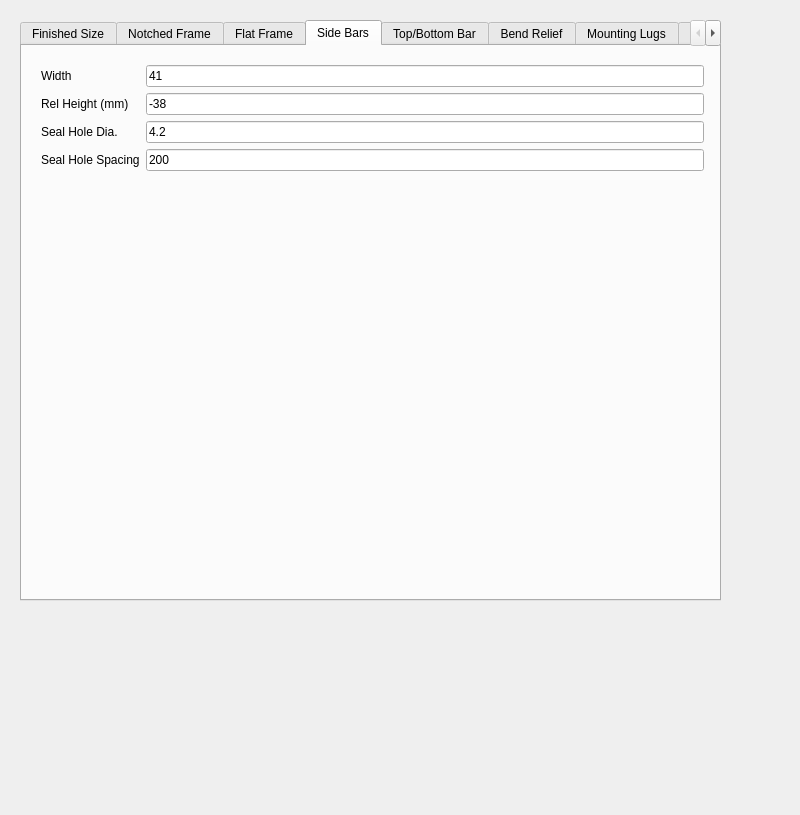
<?xml version="1.0" encoding="UTF-8"?>
<ui version="4.0">
 <class>Form</class>
 <widget class="QWidget" name="Form">
  <property name="geometry">
   <rect>
    <x>0</x>
    <y>0</y>
    <width>800</width>
    <height>815</height>
   </rect>
  </property>
  <property name="minimumSize">
   <size>
    <width>800</width>
    <height>500</height>
   </size>
  </property>
  <property name="windowTitle">
   <string>Form</string>
  </property>
  <property name="toolTip">
   <string extracomment="Hole clearance will be added to this value"/>
  </property>
  <widget class="QTabWidget" name="tabWidget">
   <property name="geometry">
    <rect>
     <x>20</x>
     <y>20</y>
     <width>701</width>
     <height>581</height>
    </rect>
   </property>
   <property name="currentIndex">
    <number>3</number>
   </property>
   <widget class="QWidget" name="tab">
    <attribute name="title">
     <string>Finished Size</string>
    </attribute>
    <widget class="QWidget" name="formLayoutWidget_9">
     <property name="geometry">
      <rect>
       <x>0</x>
       <y>10</y>
       <width>683</width>
       <height>281</height>
      </rect>
     </property>
     <layout class="QFormLayout" name="formLayout_9">
      <item row="2" column="1">
       <widget class="QLineEdit" name="FinishedWidth">
        <property name="text">
         <string>427</string>
        </property>
       </widget>
      </item>
      <item row="2" column="0">
       <widget class="QLabel" name="label">
        <property name="text">
         <string>Width (mm):</string>
        </property>
       </widget>
      </item>
      <item row="3" column="1">
       <widget class="QLineEdit" name="FinishedHeight">
        <property name="text">
         <string>734</string>
        </property>
       </widget>
      </item>
      <item row="3" column="0">
       <widget class="QLabel" name="label">
        <property name="text">
         <string>Height (mm):</string>
        </property>
       </widget>
      </item>
      <item row="5" column="1">
       <widget class="QPushButton" name="SaveButton">
        <property name="enabled">
         <bool>false</bool>
        </property>
        <property name="text">
         <string>Save</string>
        </property>
       </widget>
      </item>
      <item row="7" column="1">
       <widget class="QPushButton" name="pushButton">
        <property name="enabled">
         <bool>false</bool>
        </property>
        <property name="text">
         <string>Restore</string>
        </property>
       </widget>
      </item>
      <item row="1" column="1">
       <widget class="QLineEdit" name="CustomerName">
        <property name="text">
         <string>Customer_Name</string>
        </property>
       </widget>
      </item>
      <item row="1" column="0">
       <widget class="QLabel" name="Customer">
        <property name="text">
         <string>Customer</string>
        </property>
       </widget>
      </item>
      <item row="4" column="1">
       <widget class="QCheckBox" name="TopOpener">
        <property name="enabled">
         <bool>false</bool>
        </property>
        <property name="text">
         <string/>
        </property>
       </widget>
      </item>
      <item row="4" column="0">
       <widget class="QLabel" name="label_46">
        <property name="enabled">
         <bool>false</bool>
        </property>
        <property name="text">
         <string>Top Opener</string>
        </property>
       </widget>
      </item>
      <item row="8" column="1">
       <widget class="QLabel" name="label_47">
        <property name="text">
         <string>System assumes that 'Allowance' between masons opening and window has been subtracted by specifier.</string>
        </property>
       </widget>
      </item>
     </layout>
    </widget>
   </widget>
   <widget class="QWidget" name="tab_2">
    <attribute name="title">
     <string>Notched Frame</string>
    </attribute>
    <widget class="QWidget" name="formLayoutWidget_8">
     <property name="geometry">
      <rect>
       <x>9</x>
       <y>9</y>
       <width>681</width>
       <height>518</height>
      </rect>
     </property>
     <layout class="QFormLayout" name="formLayout_8">
      <property name="fieldGrowthPolicy">
       <enum>QFormLayout::AllNonFixedFieldsGrow</enum>
      </property>
      <item row="0" column="0">
       <widget class="QLabel" name="label_18">
        <property name="text">
         <string>Relative Height (mm)</string>
        </property>
       </widget>
      </item>
      <item row="0" column="1">
       <widget class="QLineEdit" name="FrameARelativeHeight">
        <property name="text">
         <string>24</string>
        </property>
       </widget>
      </item>
      <item row="1" column="0">
       <widget class="QLabel" name="label_23">
        <property name="text">
         <string>Relative Width (mm)</string>
        </property>
       </widget>
      </item>
      <item row="1" column="1">
       <widget class="QLineEdit" name="FrameARelativeWidth">
        <property name="text">
         <string>24</string>
        </property>
       </widget>
      </item>
      <item row="2" column="0">
       <widget class="QLabel" name="label">
        <property name="text">
         <string>Cutout width</string>
        </property>
       </widget>
      </item>
      <item row="2" column="1">
       <widget class="QLineEdit" name="CutoutWidth">
        <property name="text">
         <string>22</string>
        </property>
       </widget>
      </item>
      <item row="3" column="0">
       <widget class="QLabel" name="label">
        <property name="text">
         <string>Cutout height</string>
        </property>
       </widget>
      </item>
      <item row="3" column="1">
       <widget class="QLineEdit" name="CutoutHeight">
        <property name="text">
         <string>19</string>
        </property>
       </widget>
      </item>
      <item row="4" column="0">
       <widget class="QLabel" name="label_2">
        <property name="text">
         <string>Bar Width</string>
        </property>
       </widget>
      </item>
      <item row="4" column="1">
       <widget class="QLineEdit" name="FrameABarWidth">
        <property name="text">
         <string>49</string>
        </property>
       </widget>
      </item>
      <item row="5" column="0">
       <widget class="QLabel" name="label_4">
        <property name="text">
         <string>Bar Height</string>
        </property>
       </widget>
      </item>
      <item row="5" column="1">
       <widget class="QLineEdit" name="FrameABarHeight">
        <property name="text">
         <string>49</string>
        </property>
       </widget>
      </item>
      <item row="6" column="0">
       <widget class="QLabel" name="label_21">
        <property name="text">
         <string>Plastic Hole Spacing</string>
        </property>
       </widget>
      </item>
      <item row="6" column="1">
       <widget class="QLineEdit" name="FrameAPlasticHoleSpacing">
        <property name="text">
         <string>250</string>
        </property>
       </widget>
      </item>
      <item row="7" column="0">
       <widget class="QLabel" name="label_3">
        <property name="text">
         <string>Hinge Hole Dia.</string>
        </property>
       </widget>
      </item>
      <item row="7" column="1">
       <widget class="QLineEdit" name="HoleDiameter">
        <property name="text">
         <string>6</string>
        </property>
       </widget>
      </item>
      <item row="9" column="0">
       <widget class="QLabel" name="label_26">
        <property name="text">
         <string>Plastic Hole Dia.</string>
        </property>
       </widget>
      </item>
      <item row="9" column="1">
       <widget class="QLineEdit" name="PlasticHoleDiameter">
        <property name="text">
         <string>4.2</string>
        </property>
       </widget>
      </item>
      <item row="10" column="0">
       <widget class="QLabel" name="label_27">
        <property name="text">
         <string>Handle Ramp Hole H</string>
        </property>
       </widget>
      </item>
      <item row="10" column="1">
       <widget class="QLineEdit" name="HandleRampHoleHeight">
        <property name="text">
         <string>5</string>
        </property>
       </widget>
      </item>
      <item row="11" column="0">
       <widget class="QLabel" name="label_28">
        <property name="text">
         <string>Handle Ramp Hole W</string>
        </property>
       </widget>
      </item>
      <item row="11" column="1">
       <widget class="QLineEdit" name="HandleRampHoleWidth">
        <property name="text">
         <string>6</string>
        </property>
       </widget>
      </item>
      <item row="12" column="0">
       <widget class="QLabel" name="label_36">
        <property name="text">
         <string>Handle Ramp Hole C</string>
        </property>
       </widget>
      </item>
      <item row="12" column="1">
       <widget class="QLineEdit" name="HandleRampHoleCentres">
        <property name="text">
         <string>54</string>
        </property>
       </widget>
      </item>
      <item row="14" column="0">
       <widget class="QLabel" name="label_37">
        <property name="text">
         <string>Handle Ramp Inset</string>
        </property>
       </widget>
      </item>
      <item row="14" column="1">
       <widget class="QLineEdit" name="HandleRampHoleInset">
        <property name="text">
         <string>5</string>
        </property>
       </widget>
      </item>
      <item row="15" column="1">
       <widget class="QLineEdit" name="HandleRampHolePosition">
        <property name="text">
         <string>0.62</string>
        </property>
       </widget>
      </item>
      <item row="15" column="0">
       <widget class="QLabel" name="label_44">
        <property name="text">
         <string>Handle Ramp Pos</string>
        </property>
       </widget>
      </item>
      <item row="16" column="0">
       <widget class="QLabel" name="label_45">
        <property name="text">
         <string>Include Ramp Handle</string>
        </property>
       </widget>
      </item>
      <item row="16" column="1">
       <widget class="QCheckBox" name="IncludeRampHandle">
        <property name="text">
         <string/>
        </property>
        <property name="checked">
         <bool>true</bool>
        </property>
       </widget>
      </item>
     </layout>
    </widget>
   </widget>
   <widget class="QWidget" name="tab_3">
    <attribute name="title">
     <string>Flat Frame</string>
    </attribute>
    <widget class="QWidget" name="formLayoutWidget">
     <property name="geometry">
      <rect>
       <x>10</x>
       <y>10</y>
       <width>671</width>
       <height>331</height>
      </rect>
     </property>
     <layout class="QFormLayout" name="formLayout">
      <property name="fieldGrowthPolicy">
       <enum>QFormLayout::AllNonFixedFieldsGrow</enum>
      </property>
      <item row="0" column="0">
       <widget class="QLabel" name="label_22">
        <property name="text">
         <string>Relative Height (mm)</string>
        </property>
       </widget>
      </item>
      <item row="0" column="1">
       <widget class="QLineEdit" name="FrameCRelativeHeight">
        <property name="text">
         <string>-12</string>
        </property>
       </widget>
      </item>
      <item row="1" column="0">
       <widget class="QLabel" name="label_24">
        <property name="text">
         <string>Relative Width (mm)</string>
        </property>
       </widget>
      </item>
      <item row="1" column="1">
       <widget class="QLineEdit" name="FrameCRelativeWidth">
        <property name="text">
         <string>-12</string>
        </property>
       </widget>
      </item>
      <item row="2" column="0">
       <widget class="QLabel" name="label_8">
        <property name="text">
         <string>Bar Width</string>
        </property>
       </widget>
      </item>
      <item row="2" column="1">
       <widget class="QLineEdit" name="FrameCBarWidth">
        <property name="text">
         <string>19</string>
        </property>
       </widget>
      </item>
      <item row="3" column="0">
       <widget class="QLabel" name="label_9">
        <property name="text">
         <string>Bar Height</string>
        </property>
       </widget>
      </item>
      <item row="3" column="1">
       <widget class="QLineEdit" name="FrameCBarHeight">
        <property name="text">
         <string>19</string>
        </property>
       </widget>
      </item>
      <item row="4" column="0">
       <widget class="QLabel" name="label_39">
        <property name="text">
         <string>Hinge Hole Width</string>
        </property>
       </widget>
      </item>
      <item row="4" column="1">
       <widget class="QLineEdit" name="FrameCHingeHoleWidth">
        <property name="text">
         <string>10</string>
        </property>
       </widget>
      </item>
      <item row="5" column="0">
       <widget class="QLabel" name="label_40">
        <property name="text">
         <string>Hinge Hole Height</string>
        </property>
       </widget>
      </item>
      <item row="5" column="1">
       <widget class="QLineEdit" name="FrameCHingeHoleHeight">
        <property name="text">
         <string>5</string>
        </property>
       </widget>
      </item>
      <item row="6" column="0">
       <widget class="QLabel" name="label_41">
        <property name="text">
         <string>Hinge Hole Centre W</string>
        </property>
       </widget>
      </item>
      <item row="7" column="0">
       <widget class="QLabel" name="label_42">
        <property name="text">
         <string>Hinge Hole Centre H</string>
        </property>
       </widget>
      </item>
      <item row="6" column="1">
       <widget class="QLineEdit" name="FrameCHingeHoleCentreW">
        <property name="text">
         <string>9</string>
        </property>
       </widget>
      </item>
      <item row="7" column="1">
       <widget class="QLineEdit" name="FrameCHingeHoleCentreH">
        <property name="text">
         <string>5</string>
        </property>
       </widget>
      </item>
      <item row="8" column="0">
       <widget class="QLabel" name="label_48">
        <property name="text">
         <string>Weld Tab Position</string>
        </property>
       </widget>
      </item>
      <item row="8" column="1">
       <widget class="QLineEdit" name="FlatFrameWeldHolePosition">
        <property name="text">
         <string>14.5</string>
        </property>
       </widget>
      </item>
     </layout>
    </widget>
   </widget>
   <widget class="QWidget" name="tab_4">
    <attribute name="title">
     <string>Side Bars</string>
    </attribute>
    <widget class="QWidget" name="formLayoutWidget_2">
     <property name="geometry">
      <rect>
       <x>10</x>
       <y>10</y>
       <width>681</width>
       <height>211</height>
      </rect>
     </property>
     <layout class="QFormLayout" name="formLayout_2">
      <property name="fieldGrowthPolicy">
       <enum>QFormLayout::AllNonFixedFieldsGrow</enum>
      </property>
      <item row="0" column="0">
       <widget class="QLabel" name="label_13">
        <property name="text">
         <string>Width</string>
        </property>
       </widget>
      </item>
      <item row="2" column="0">
       <widget class="QLabel" name="label_29">
        <property name="text">
         <string>Rel Height (mm)</string>
        </property>
       </widget>
      </item>
      <item row="2" column="1">
       <widget class="QLineEdit" name="SidebarRelativeHeight">
        <property name="text">
         <string>-38</string>
        </property>
       </widget>
      </item>
      <item row="5" column="0">
       <widget class="QLabel" name="label_25">
        <property name="text">
         <string>Seal Hole Spacing</string>
        </property>
       </widget>
      </item>
      <item row="5" column="1">
       <widget class="QLineEdit" name="SidebarSealHoleSpacing">
        <property name="text">
         <string>200</string>
        </property>
       </widget>
      </item>
      <item row="6" column="0">
       <widget class="QLabel" name="label_38">
        <property name="text">
         <string/>
        </property>
       </widget>
      </item>
      <item row="3" column="0">
       <widget class="QLabel" name="label_43">
        <property name="text">
         <string>Seal Hole Dia.</string>
        </property>
       </widget>
      </item>
      <item row="0" column="1">
       <widget class="QLineEdit" name="SidebarWidth">
        <property name="text">
         <string>41</string>
        </property>
       </widget>
      </item>
      <item row="3" column="1">
       <widget class="QLineEdit" name="SidebarSealHoleDiameter">
        <property name="text">
         <string>4.2</string>
        </property>
       </widget>
      </item>
     </layout>
    </widget>
   </widget>
   <widget class="QWidget" name="tab_8">
    <attribute name="title">
     <string>Top/Bottom Bar</string>
    </attribute>
    <widget class="QWidget" name="formLayoutWidget_6">
     <property name="geometry">
      <rect>
       <x>10</x>
       <y>10</y>
       <width>681</width>
       <height>241</height>
      </rect>
     </property>
     <layout class="QFormLayout" name="formLayout_6">
      <property name="fieldGrowthPolicy">
       <enum>QFormLayout::AllNonFixedFieldsGrow</enum>
      </property>
      <item row="0" column="0">
       <widget class="QLabel" name="label_20">
        <property name="text">
         <string>Width</string>
        </property>
       </widget>
      </item>
      <item row="1" column="0">
       <widget class="QLabel" name="label_19">
        <property name="text">
         <string>Rel Width (mm)</string>
        </property>
       </widget>
      </item>
      <item row="1" column="1">
       <widget class="QLineEdit" name="TopBarRelativeWidth">
        <property name="text">
         <string>-44</string>
        </property>
       </widget>
      </item>
      <item row="0" column="1">
       <widget class="QLineEdit" name="TopBarWidth">
        <property name="text">
         <string>41</string>
        </property>
       </widget>
      </item>
     </layout>
    </widget>
   </widget>
   <widget class="QWidget" name="tab_5">
    <attribute name="title">
     <string>Bend Relief</string>
    </attribute>
    <widget class="QWidget" name="formLayoutWidget_3">
     <property name="geometry">
      <rect>
       <x>10</x>
       <y>10</y>
       <width>671</width>
       <height>211</height>
      </rect>
     </property>
     <layout class="QFormLayout" name="formLayout_3">
      <property name="fieldGrowthPolicy">
       <enum>QFormLayout::AllNonFixedFieldsGrow</enum>
      </property>
      <item row="0" column="0">
       <widget class="QLabel" name="label_5">
        <property name="text">
         <string>Diameter</string>
        </property>
       </widget>
      </item>
      <item row="0" column="1">
       <widget class="QLineEdit" name="BendReliefDiameter">
        <property name="text">
         <string>3</string>
        </property>
       </widget>
      </item>
      <item row="1" column="0">
       <widget class="QLabel" name="label_6">
        <property name="text">
         <string>Slot Width</string>
        </property>
       </widget>
      </item>
      <item row="1" column="1">
       <widget class="QLineEdit" name="BendReliefSlotWidth">
        <property name="text">
         <string>1.5</string>
        </property>
       </widget>
      </item>
      <item row="2" column="0">
       <widget class="QLabel" name="label_7">
        <property name="text">
         <string>Slot Length</string>
        </property>
       </widget>
      </item>
      <item row="2" column="1">
       <widget class="QLineEdit" name="BendReliefSlotLength">
        <property name="text">
         <string>3</string>
        </property>
       </widget>
      </item>
     </layout>
    </widget>
   </widget>
   <widget class="QWidget" name="tab_6">
    <attribute name="title">
     <string>Mounting Lugs</string>
    </attribute>
    <widget class="QWidget" name="formLayoutWidget_4">
     <property name="geometry">
      <rect>
       <x>10</x>
       <y>10</y>
       <width>681</width>
       <height>211</height>
      </rect>
     </property>
     <layout class="QFormLayout" name="formLayout_4">
      <item row="0" column="0">
       <widget class="QLabel" name="label_10">
        <property name="text">
         <string>Width</string>
        </property>
       </widget>
      </item>
      <item row="0" column="1">
       <widget class="QLineEdit" name="LugWidth">
        <property name="text">
         <string>20</string>
        </property>
       </widget>
      </item>
      <item row="1" column="0">
       <widget class="QLabel" name="label_11">
        <property name="text">
         <string>Hole Offset</string>
        </property>
       </widget>
      </item>
      <item row="1" column="1">
       <widget class="QLineEdit" name="LugHoleOffset">
        <property name="text">
         <string>10</string>
        </property>
       </widget>
      </item>
      <item row="2" column="0">
       <widget class="QLabel" name="label_12">
        <property name="text">
         <string>Hole Diameter</string>
        </property>
       </widget>
      </item>
      <item row="2" column="1">
       <widget class="QLineEdit" name="LugHoleDiameter">
        <property name="text">
         <string>4.2</string>
        </property>
       </widget>
      </item>
      <item row="3" column="0">
       <widget class="QLabel" name="label_16">
        <property name="text">
         <string>Inset</string>
        </property>
       </widget>
      </item>
      <item row="3" column="1">
       <widget class="QLineEdit" name="MountingLugInset">
        <property name="text">
         <string>75</string>
        </property>
       </widget>
      </item>
      <item row="4" column="0">
       <widget class="QLabel" name="label_30">
        <property name="text">
         <string>Min Spacing</string>
        </property>
       </widget>
      </item>
      <item row="4" column="1">
       <widget class="QLineEdit" name="MountingLugMinSpacing">
        <property name="text">
         <string>250</string>
        </property>
       </widget>
      </item>
      <item row="5" column="0">
       <widget class="QLabel" name="label_31">
        <property name="enabled">
         <bool>false</bool>
        </property>
        <property name="text">
         <string>Max Spacing</string>
        </property>
       </widget>
      </item>
      <item row="5" column="1">
       <widget class="QLineEdit" name="MountingLugMaxSpacing">
        <property name="enabled">
         <bool>false</bool>
        </property>
        <property name="text">
         <string>1000</string>
        </property>
       </widget>
      </item>
     </layout>
    </widget>
   </widget>
   <widget class="QWidget" name="tab_7">
    <attribute name="title">
     <string>Weld Tabs</string>
    </attribute>
    <widget class="QWidget" name="formLayoutWidget_5">
     <property name="geometry">
      <rect>
       <x>10</x>
       <y>10</y>
       <width>681</width>
       <height>268</height>
      </rect>
     </property>
     <layout class="QFormLayout" name="formLayout_5">
      <property name="fieldGrowthPolicy">
       <enum>QFormLayout::AllNonFixedFieldsGrow</enum>
      </property>
      <item row="0" column="0">
       <widget class="QLabel" name="label_15">
        <property name="text">
         <string>Depth</string>
        </property>
       </widget>
      </item>
      <item row="0" column="1">
       <widget class="QLineEdit" name="WeldLugDepth">
        <property name="text">
         <string>2</string>
        </property>
       </widget>
      </item>
      <item row="1" column="0">
       <widget class="QLabel" name="label_14">
        <property name="text">
         <string>Width</string>
        </property>
       </widget>
      </item>
      <item row="1" column="1">
       <widget class="QLineEdit" name="WeldLugWidth">
        <property name="text">
         <string>5.5</string>
        </property>
       </widget>
      </item>
      <item row="2" column="0">
       <widget class="QLabel" name="label_35">
        <property name="text">
         <string>Hole Clearance</string>
        </property>
       </widget>
      </item>
      <item row="2" column="1">
       <widget class="QLineEdit" name="WeldLugHoleClearance">
        <property name="text">
         <string>0.125</string>
        </property>
       </widget>
      </item>
      <item row="3" column="0">
       <widget class="QLabel" name="label_34">
        <property name="text">
         <string>Hole Width</string>
        </property>
       </widget>
      </item>
      <item row="3" column="1">
       <widget class="QLineEdit" name="WeldLugHoleWidth">
        <property name="text">
         <string>3</string>
        </property>
       </widget>
      </item>
      <item row="4" column="0">
       <widget class="QLabel" name="label_17">
        <property name="text">
         <string>Inset</string>
        </property>
       </widget>
      </item>
      <item row="4" column="1">
       <widget class="QLineEdit" name="WeldLugInset">
        <property name="text">
         <string>20</string>
        </property>
       </widget>
      </item>
      <item row="5" column="0">
       <widget class="QLabel" name="label_32">
        <property name="text">
         <string>Min Spacing</string>
        </property>
       </widget>
      </item>
      <item row="5" column="1">
       <widget class="QLineEdit" name="WeldLugMinSpacing">
        <property name="text">
         <string>75</string>
        </property>
       </widget>
      </item>
      <item row="7" column="0">
       <widget class="QLabel" name="label_33">
        <property name="enabled">
         <bool>false</bool>
        </property>
        <property name="text">
         <string>Max Spacing</string>
        </property>
       </widget>
      </item>
      <item row="7" column="1">
       <widget class="QLineEdit" name="WeldLugMaxSpacing">
        <property name="enabled">
         <bool>false</bool>
        </property>
        <property name="text">
         <string>85</string>
        </property>
       </widget>
      </item>
     </layout>
    </widget>
   </widget>
  </widget>
 </widget>
 <layoutdefault spacing="6" margin="9"/>
 <tabstops>
  <tabstop>tabWidget</tabstop>
  <tabstop>FinishedWidth</tabstop>
  <tabstop>FinishedHeight</tabstop>
  <tabstop>SaveButton</tabstop>
  <tabstop>FrameARelativeHeight</tabstop>
  <tabstop>FrameARelativeWidth</tabstop>
  <tabstop>CutoutHeight</tabstop>
  <tabstop>CutoutWidth</tabstop>
  <tabstop>FrameABarWidth</tabstop>
  <tabstop>FrameABarHeight</tabstop>
  <tabstop>FrameAPlasticHoleSpacing</tabstop>
  <tabstop>HoleDiameter</tabstop>
  <tabstop>PlasticHoleDiameter</tabstop>
  <tabstop>HandleRampHoleHeight</tabstop>
  <tabstop>HandleRampHoleWidth</tabstop>
  <tabstop>HandleRampHoleCentres</tabstop>
  <tabstop>HandleRampHoleInset</tabstop>
  <tabstop>FrameCRelativeHeight</tabstop>
  <tabstop>FrameCRelativeWidth</tabstop>
  <tabstop>FrameCBarWidth</tabstop>
  <tabstop>FrameCBarHeight</tabstop>
  <tabstop>FrameCHingeHoleWidth</tabstop>
  <tabstop>FrameCHingeHoleHeight</tabstop>
  <tabstop>FrameCHingeHoleCentreW</tabstop>
  <tabstop>FrameCHingeHoleCentreH</tabstop>
  <tabstop>SidebarWidth</tabstop>
  <tabstop>SidebarRelativeHeight</tabstop>
  <tabstop>SidebarSealHoleDiameter</tabstop>
  <tabstop>SidebarSealHoleSpacing</tabstop>
  <tabstop>TopBarWidth</tabstop>
  <tabstop>TopBarRelativeWidth</tabstop>
  <tabstop>BendReliefDiameter</tabstop>
  <tabstop>BendReliefSlotWidth</tabstop>
  <tabstop>BendReliefSlotLength</tabstop>
  <tabstop>LugWidth</tabstop>
  <tabstop>LugHoleOffset</tabstop>
  <tabstop>LugHoleDiameter</tabstop>
  <tabstop>MountingLugInset</tabstop>
  <tabstop>MountingLugMinSpacing</tabstop>
  <tabstop>MountingLugMaxSpacing</tabstop>
  <tabstop>WeldLugDepth</tabstop>
  <tabstop>WeldLugWidth</tabstop>
  <tabstop>WeldLugHoleClearance</tabstop>
  <tabstop>WeldLugHoleWidth</tabstop>
  <tabstop>WeldLugInset</tabstop>
  <tabstop>WeldLugMaxSpacing</tabstop>
  <tabstop>WeldLugMinSpacing</tabstop>
 </tabstops>
 <resources/>
 <connections>
  <connection>
   <sender>SaveButton</sender>
   <signal>clicked()</signal>
   <receiver>Form</receiver>
   <slot>lower()</slot>
   <hints>
    <hint type="sourcelabel">
     <x>414</x>
     <y>141</y>
    </hint>
    <hint type="destinationlabel">
     <x>399</x>
     <y>476</y>
    </hint>
   </hints>
  </connection>
 </connections>
 <designerdata>
  <property name="gridDeltaX">
   <number>10</number>
  </property>
  <property name="gridDeltaY">
   <number>10</number>
  </property>
  <property name="gridSnapX">
   <bool>true</bool>
  </property>
  <property name="gridSnapY">
   <bool>true</bool>
  </property>
  <property name="gridVisible">
   <bool>true</bool>
  </property>
 </designerdata>
</ui>
